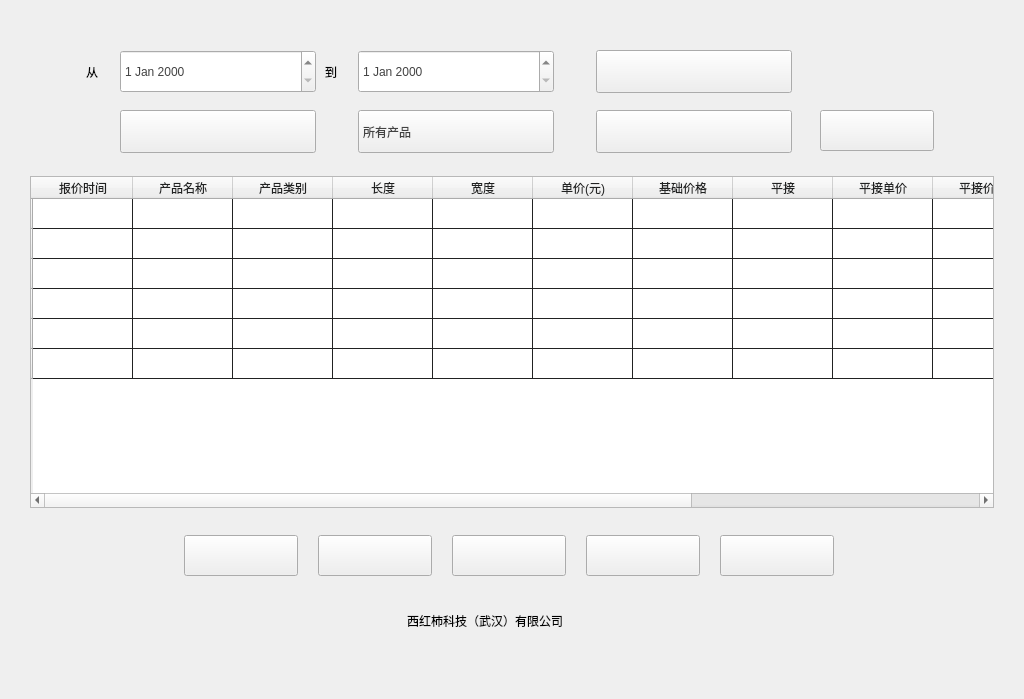
<?xml version="1.0" encoding="UTF-8"?>
<ui version="4.0">
 <class>TabDataOutput</class>
 <widget class="QWidget" name="TabDataOutput">
  <property name="geometry">
   <rect>
    <x>0</x>
    <y>0</y>
    <width>1024</width>
    <height>699</height>
   </rect>
  </property>
  <property name="windowTitle">
   <string>TabDataOutput</string>
  </property>
  <widget class="QTableWidget" name="dataTabWid">
   <property name="geometry">
    <rect>
     <x>30</x>
     <y>176</y>
     <width>964</width>
     <height>332</height>
    </rect>
   </property>
   <property name="styleSheet">
    <string notr="true">font: 12pt &quot;Microsoft YaHei UI&quot;;
color:#212222;
gridline-color:#212222;

</string>
   </property>
   <row>
    <property name="text">
     <string/>
    </property>
   </row>
   <row>
    <property name="text">
     <string/>
    </property>
   </row>
   <row>
    <property name="text">
     <string/>
    </property>
   </row>
   <row>
    <property name="text">
     <string/>
    </property>
   </row>
   <row>
    <property name="text">
     <string/>
    </property>
   </row>
   <row>
    <property name="text">
     <string/>
    </property>
   </row>
   <column>
    <property name="text">
     <string>报价时间</string>
    </property>
   </column>
   <column>
    <property name="text">
     <string>产品名称</string>
    </property>
   </column>
   <column>
    <property name="text">
     <string>产品类别</string>
    </property>
   </column>
   <column>
    <property name="text">
     <string>长度</string>
    </property>
   </column>
   <column>
    <property name="text">
     <string>宽度</string>
    </property>
   </column>
   <column>
    <property name="text">
     <string>单价(元)</string>
    </property>
   </column>
   <column>
    <property name="text">
     <string>基础价格</string>
    </property>
   </column>
   <column>
    <property name="text">
     <string>平接</string>
    </property>
   </column>
   <column>
    <property name="text">
     <string>平接单价</string>
    </property>
   </column>
   <column>
    <property name="text">
     <string>平接价格</string>
    </property>
   </column>
   <column>
    <property name="text">
     <string>报价系数</string>
    </property>
   </column>
   <column>
    <property name="text">
     <string>终端报价</string>
    </property>
   </column>
   <column>
    <property name="text">
     <string>报价员</string>
    </property>
   </column>
   <item row="0" column="0">
    <property name="text">
     <string/>
    </property>
   </item>
   <item row="0" column="1">
    <property name="text">
     <string/>
    </property>
   </item>
   <item row="0" column="2">
    <property name="text">
     <string/>
    </property>
   </item>
   <item row="0" column="3">
    <property name="text">
     <string/>
    </property>
   </item>
   <item row="0" column="4">
    <property name="text">
     <string/>
    </property>
   </item>
   <item row="0" column="5">
    <property name="text">
     <string/>
    </property>
   </item>
   <item row="0" column="6">
    <property name="text">
     <string/>
    </property>
   </item>
   <item row="0" column="7">
    <property name="text">
     <string/>
    </property>
   </item>
   <item row="0" column="8">
    <property name="text">
     <string/>
    </property>
   </item>
   <item row="0" column="9">
    <property name="text">
     <string/>
    </property>
   </item>
   <item row="0" column="10">
    <property name="text">
     <string/>
    </property>
   </item>
   <item row="0" column="11">
    <property name="text">
     <string/>
    </property>
   </item>
   <item row="0" column="12">
    <property name="text">
     <string/>
    </property>
   </item>
  </widget>
  <widget class="QPushButton" name="datfirstpageButton">
   <property name="geometry">
    <rect>
     <x>184</x>
     <y>535</y>
     <width>114</width>
     <height>41</height>
    </rect>
   </property>
   <property name="styleSheet">
    <string notr="true">QPushButton{
	border-image: url(:/dataoutput/image/dataoutput/btn_firstpage_normal.png);
}
QPushButton::hover {
	border-image: url(:/dataoutput/image/dataoutput/btn_firstpage_press.png);
}
QPushButton:disabled{
border-image: url(:/dataoutput/image/dataoutput/btn_firstpage_down.png);
}</string>
   </property>
   <property name="text">
    <string/>
   </property>
  </widget>
  <widget class="QPushButton" name="datprepageButton">
   <property name="geometry">
    <rect>
     <x>318</x>
     <y>535</y>
     <width>114</width>
     <height>41</height>
    </rect>
   </property>
   <property name="styleSheet">
    <string notr="true">QPushButton{
	border-image: url(:/dataoutput/image/dataoutput/btn_prpage_normal.png);
}
QPushButton::hover {
	border-image: url(:/dataoutput/image/dataoutput/btn_prpage_press.png);
}
QPushButton:disabled{
border-image: url(:/dataoutput/image/dataoutput/btn_prpage_down.png);
}
	</string>
   </property>
   <property name="text">
    <string/>
   </property>
  </widget>
  <widget class="QPushButton" name="datnextpageButton">
   <property name="geometry">
    <rect>
     <x>452</x>
     <y>535</y>
     <width>114</width>
     <height>41</height>
    </rect>
   </property>
   <property name="styleSheet">
    <string notr="true">QPushButton{
	border-image: url(:/dataoutput/image/dataoutput/btn_nextpage_normal.png);
}
QPushButton::hover {
	border-image: url(:/dataoutput/image/dataoutput/btn_nextpage_press.png);
}
QPushButton:disabled{
border-image: url(:/dataoutput/image/dataoutput/btn_nextpage_down.png);
}
	</string>
   </property>
   <property name="text">
    <string/>
   </property>
  </widget>
  <widget class="QPushButton" name="datlastpageButton">
   <property name="geometry">
    <rect>
     <x>586</x>
     <y>535</y>
     <width>114</width>
     <height>41</height>
    </rect>
   </property>
   <property name="styleSheet">
    <string notr="true">QPushButton{
	border-image: url(:/dataoutput/image/dataoutput/btn_lastpage.normal.png);
}
QPushButton::hover {
	border-image: url(:/dataoutput/image/dataoutput/btn_lastpage_press.png);
}
QPushButton:disabled{
border-image: url(:/dataoutput/image/dataoutput/btn_lastpage_down.png);
}
	</string>
   </property>
   <property name="text">
    <string/>
   </property>
  </widget>
  <widget class="QPushButton" name="datexportButton">
   <property name="geometry">
    <rect>
     <x>720</x>
     <y>535</y>
     <width>114</width>
     <height>41</height>
    </rect>
   </property>
   <property name="styleSheet">
    <string notr="true">QPushButton{
	border-image: url(:/dataoutput/image/dataoutput/btn_export_normal.png);
}
QPushButton::hover {
	border-image: url(:/dataoutput/image/dataoutput/btn_export_press.png);
}
	</string>
   </property>
   <property name="text">
    <string/>
   </property>
  </widget>
  <widget class="QLabel" name="label1">
   <property name="geometry">
    <rect>
     <x>86</x>
     <y>62</y>
     <width>20</width>
     <height>20</height>
    </rect>
   </property>
   <property name="styleSheet">
    <string notr="true">font: 14pt &quot;Microsoft YaHei UI&quot;;</string>
   </property>
   <property name="text">
    <string>从</string>
   </property>
  </widget>
  <widget class="QLabel" name="label2">
   <property name="geometry">
    <rect>
     <x>325</x>
     <y>62</y>
     <width>20</width>
     <height>20</height>
    </rect>
   </property>
   <property name="styleSheet">
    <string notr="true">font: 14pt &quot;Microsoft YaHei UI&quot;;</string>
   </property>
   <property name="text">
    <string>到</string>
   </property>
  </widget>
  <widget class="QComboBox" name="datSortComBox">
   <property name="geometry">
    <rect>
     <x>120</x>
     <y>110</y>
     <width>196</width>
     <height>43</height>
    </rect>
   </property>
   <property name="styleSheet">
    <string notr="true">QComboBox{
font: 12pt &quot;Microsoft YaHei UI&quot;;
color: rgb(66, 66, 66);
	border-image: url(:/dataoutput/image/dataoutput/下拉框_normal.png);
}

QComboBox:pressed{
border-image: url(:/dataoutput/image/dataoutput/下拉框_pressed.png);
}

QComboBox::drop-down {
subcontrol-origin: padding;
subcontrol-position: top right;
width: 30px;
border-left-width: 0px;
border-left-color: gray;
border-left-style: solid;
border-top-right-radius: 3px;
border-bottom-right-radius: 3px;
}

</string>
   </property>
   <property name="editable">
    <bool>false</bool>
   </property>
  </widget>
  <widget class="QComboBox" name="datNameComBox">
   <property name="geometry">
    <rect>
     <x>358</x>
     <y>110</y>
     <width>196</width>
     <height>43</height>
    </rect>
   </property>
   <property name="styleSheet">
    <string notr="true">QComboBox{
font: 12pt &quot;Microsoft YaHei UI&quot;;
color: rgb(66, 66, 66);
	border-image: url(:/dataoutput/image/dataoutput/下拉框_normal.png);
}

QComboBox:pressed{
border-image: url(:/dataoutput/image/dataoutput/下拉框_pressed.png);
}

QComboBox::drop-down {
subcontrol-origin: padding;
subcontrol-position: top right;
width: 30px;
border-left-width: 0px;
border-left-color: gray;
border-left-style: solid;
border-top-right-radius: 3px;
border-bottom-right-radius: 3px;
}

</string>
   </property>
   <property name="editable">
    <bool>false</bool>
   </property>
   <item>
    <property name="text">
     <string>所有产品</string>
    </property>
   </item>
  </widget>
  <widget class="QComboBox" name="datcompanyComBox">
   <property name="geometry">
    <rect>
     <x>596</x>
     <y>50</y>
     <width>196</width>
     <height>43</height>
    </rect>
   </property>
   <property name="styleSheet">
    <string notr="true">QComboBox{
font: 12pt &quot;Microsoft YaHei UI&quot;;
color: rgb(66, 66, 66);
	border-image: url(:/dataoutput/image/dataoutput/下拉框_normal.png);
}

QComboBox:pressed{
border-image: url(:/dataoutput/image/dataoutput/下拉框_pressed.png);
}

QComboBox::drop-down {
subcontrol-origin: padding;
subcontrol-position: top right;
width: 30px;
border-left-width: 0px;
border-left-color: gray;
border-left-style: solid;
border-top-right-radius: 3px;
border-bottom-right-radius: 3px;
}
</string>
   </property>
   <property name="editable">
    <bool>false</bool>
   </property>
  </widget>
  <widget class="QComboBox" name="datmanComBox">
   <property name="geometry">
    <rect>
     <x>596</x>
     <y>110</y>
     <width>196</width>
     <height>43</height>
    </rect>
   </property>
   <property name="styleSheet">
    <string notr="true">QComboBox{
font: 12pt &quot;Microsoft YaHei UI&quot;;
color: rgb(66, 66, 66);
	border-image: url(:/dataoutput/image/dataoutput/下拉框_normal.png);
}

QComboBox:pressed{
border-image: url(:/dataoutput/image/dataoutput/下拉框_pressed.png);
}

QComboBox::drop-down {
subcontrol-origin: padding;
subcontrol-position: top right;
width: 30px;
border-left-width: 0px;
border-left-color: gray;
border-left-style: solid;
border-top-right-radius: 3px;
border-bottom-right-radius: 3px;
}
</string>
   </property>
   <property name="editable">
    <bool>false</bool>
   </property>
  </widget>
  <widget class="QPushButton" name="datinquireButton">
   <property name="geometry">
    <rect>
     <x>820</x>
     <y>110</y>
     <width>114</width>
     <height>41</height>
    </rect>
   </property>
   <property name="styleSheet">
    <string notr="true">QPushButton{
border-image: url(:/dataoutput/image/dataoutput/btn_inquire_normal.png);}

QPushButton::hover{
border-image: url(:/dataoutput/image/dataoutput/btn_inquire_press.png);}</string>
   </property>
   <property name="text">
    <string/>
   </property>
  </widget>
  <widget class="QDateEdit" name="datstartDateEdit">
   <property name="geometry">
    <rect>
     <x>120</x>
     <y>50</y>
     <width>196</width>
     <height>43</height>
    </rect>
   </property>
   <property name="styleSheet">
    <string notr="true">
 font: 12pt &quot;Microsoft YaHei UI&quot;;
color: rgb(66, 66, 66);
</string>
   </property>
  </widget>
  <widget class="QDateEdit" name="datendDateEdit">
   <property name="geometry">
    <rect>
     <x>358</x>
     <y>50</y>
     <width>196</width>
     <height>43</height>
    </rect>
   </property>
   <property name="styleSheet">
    <string notr="true">font: 12pt &quot;Microsoft YaHei UI&quot;;
color: rgb(66, 66, 66);</string>
   </property>
  </widget>
  <widget class="QLabel" name="label">
   <property name="geometry">
    <rect>
     <x>407</x>
     <y>605</y>
     <width>210</width>
     <height>31</height>
    </rect>
   </property>
   <property name="styleSheet">
    <string notr="true">font: 12pt &quot;Microsoft YaHei UI&quot;;
color: rgb(0, 0, 0);</string>
   </property>
   <property name="text">
    <string>西红柿科技（武汉）有限公司</string>
   </property>
  </widget>
 </widget>
 <layoutdefault spacing="6" margin="11"/>
 <tabstops>
  <tabstop>datstartDateEdit</tabstop>
  <tabstop>datendDateEdit</tabstop>
  <tabstop>datcompanyComBox</tabstop>
  <tabstop>datSortComBox</tabstop>
  <tabstop>datNameComBox</tabstop>
  <tabstop>datmanComBox</tabstop>
  <tabstop>datinquireButton</tabstop>
  <tabstop>dataTabWid</tabstop>
  <tabstop>datfirstpageButton</tabstop>
  <tabstop>datprepageButton</tabstop>
  <tabstop>datnextpageButton</tabstop>
  <tabstop>datlastpageButton</tabstop>
  <tabstop>datexportButton</tabstop>
 </tabstops>
 <resources>
  <include location="littlesun.qrc"/>
 </resources>
 <connections/>
</ui>
